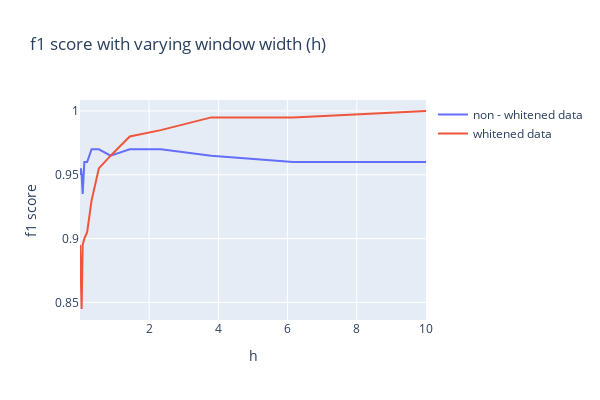

Notebook code cell kept with this figure:
### Code cell
import plotly.graph_objects as go
fig = go.Figure(
    data=[go.Scatter(x=hyperparamter_grid_params[0][:,0], y=hyperparamter_grid_params[0][:,1],name="non - whitened data")],
    layout=go.Layout(
        xaxis_title="h", yaxis_title="f1 score", width=600,height=400,title='f1 score with varying window width (h)'
    )
)
fig.add_trace( go.Scatter(x=hyperparamter_grid_params[1][:,0], y=hyperparamter_grid_params[1][:,1],name = "whitened data"))
fig.show()

### Figure 1 — Plotly figure (JSON) as saved in the notebook; plotly's stock layout.template omitted (floating-point values rounded to 4 significant figures)
{"data": [{"name": "non - whitened data", "type": "scatter", "x": [0.001, 0.001624, 0.002637, 0.004281, 0.006952, 0.01129, 0.01833, 0.02976, 0.04833, 0.07848, 0.1274, 0.2069, 0.336, 0.5456, 0.8859, 1.438, 2.336, 3.793, 6.158, 10], "y": [0.955, 0.955, 0.955, 0.955, 0.95, 0.95, 0.95, 0.955, 0.95, 0.935, 0.96, 0.96, 0.97, 0.97, 0.965, 0.97, 0.97, 0.965, 0.96, 0.96]}, {"name": "whitened data", "type": "scatter", "x": [0.001, 0.001624, 0.002637, 0.004281, 0.006952, 0.01129, 0.01833, 0.02976, 0.04833, 0.07848, 0.1274, 0.2069, 0.336, 0.5456, 0.8859, 1.438, 2.336, 3.793, 6.158, 10], "y": [0.89, 0.89, 0.895, 0.895, 0.885, 0.885, 0.88, 0.8648, 0.8448, 0.895, 0.9, 0.905, 0.93, 0.955, 0.965, 0.98, 0.985, 0.995, 0.995, 1]}], "layout": {"height": 400, "title": {"text": "f1 score with varying window width (h)"}, "width": 600, "xaxis": {"title": {"text": "h"}}, "yaxis": {"title": {"text": "f1 score"}}}}
